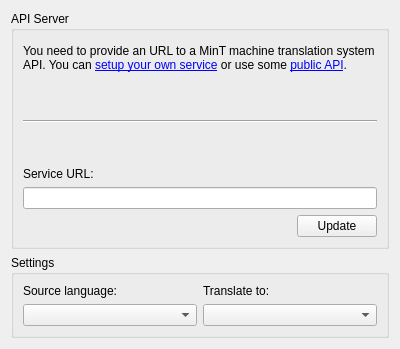
<?xml version="1.0" encoding="UTF-8"?>
<ui version="4.0">
 <class>MinTEngine</class>
 <widget class="QWidget" name="MinTEngine">
  <property name="geometry">
   <rect>
    <x>0</x>
    <y>0</y>
    <width>400</width>
    <height>349</height>
   </rect>
  </property>
  <layout class="QVBoxLayout" name="verticalLayout">
   <item>
    <widget class="QGroupBox" name="grpAuth">
     <property name="title">
      <string>API Server</string>
     </property>
     <layout class="QGridLayout" name="gridLayout_2">
      <item row="4" column="0">
       <spacer name="horizontalSpacer">
        <property name="orientation">
         <enum>Qt::Horizontal</enum>
        </property>
        <property name="sizeHint" stdset="0">
         <size>
          <width>40</width>
          <height>20</height>
         </size>
        </property>
       </spacer>
      </item>
      <item row="3" column="0" colspan="2">
       <widget class="QLineEdit" name="apiURLPrefix">
       </widget>
      </item>
      <item row="2" column="0" colspan="2">
       <widget class="QLabel" name="labApiURLPrefix">
        <property name="text">
         <string>Service URL:</string>
        </property>
        <property name="buddy">
         <cstring>apiURLPrefix</cstring>
        </property>
       </widget>
      </item>
      <item row="4" column="1">
       <widget class="QPushButton" name="btnUpdate">
        <property name="text">
         <string>Update</string>
        </property>
       </widget>
      </item>
      <item row="1" column="0" colspan="2">
       <widget class="Line" name="lineHelp">
        <property name="sizePolicy">
         <sizepolicy hsizetype="Minimum" vsizetype="MinimumExpanding">
          <horstretch>0</horstretch>
          <verstretch>0</verstretch>
         </sizepolicy>
        </property>
        <property name="orientation">
         <enum>Qt::Horizontal</enum>
        </property>
       </widget>
      </item>
      <item row="0" column="0" colspan="2">
       <widget class="QLabel" name="labHelp">
        <property name="minimumSize">
         <size>
          <width>0</width>
          <height>36</height>
         </size>
        </property>
        <property name="text">
         <string>You need to provide an URL to a MinT machine translation system API. You can &lt;a href=&quot;https://gerrit.wikimedia.org/g/mediawiki/services/machinetranslation&quot;&gt;setup your own service&lt;/a&gt; or use some &lt;a href=&quot;https://translate.wmcloud.org/&quot;&gt;public API&lt;/a&gt;.</string>
        </property>
        <property name="textFormat">
         <enum>Qt::RichText</enum>
        </property>
        <property name="wordWrap">
         <bool>true</bool>
        </property>
       </widget>
      </item>
     </layout>
    </widget>
   </item>
   <item>
    <widget class="QGroupBox" name="grpSettings">
     <property name="title">
      <string>Settings</string>
     </property>
     <layout class="QGridLayout" name="gridLayout_3">
      <item row="0" column="0">
       <widget class="QLabel" name="labSource">
        <property name="text">
         <string>Source language:</string>
        </property>
        <property name="buddy">
         <cstring>langSource</cstring>
        </property>
       </widget>
      </item>
      <item row="0" column="1">
       <widget class="QLabel" name="labTranslation">
        <property name="text">
         <string>Translate to:</string>
        </property>
        <property name="buddy">
         <cstring>langTranslation</cstring>
        </property>
       </widget>
      </item>
      <item row="1" column="0">
       <widget class="QComboBox" name="langSource"/>
      </item>
      <item row="1" column="1">
       <widget class="QComboBox" name="langTranslation"/>
      </item>
     </layout>
    </widget>
   </item>
  </layout>
 </widget>
 <resources/>
 <connections/>
</ui>
